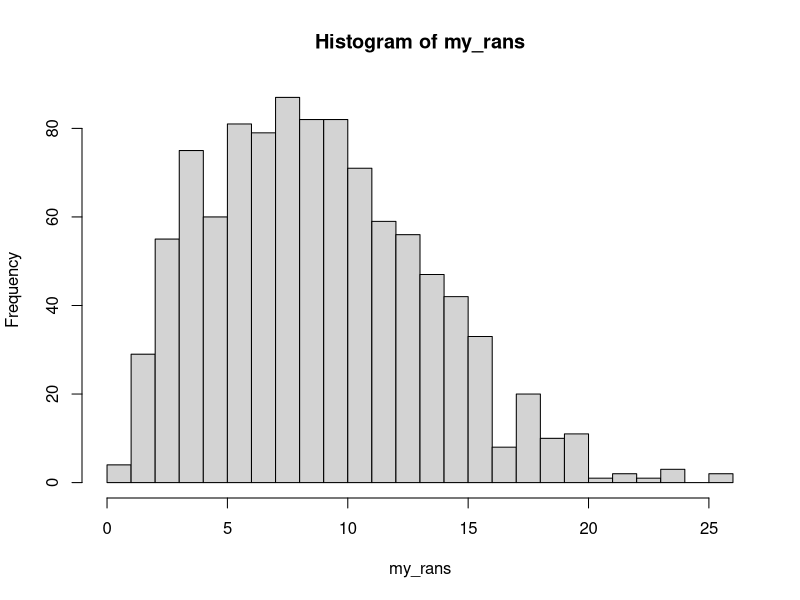

Write the R code that produced this figure.
## ---- chunk 1
knitr::opts_chunk$set(echo = TRUE)
## ---- chunk 2

f <- function(x, expo = 2){
  x[,2] <- x[,2]^expo
  x
}

f(matrix(1:9,nrow = 3 ))

f(matrix(1:9,nrow = 3 ), expo = 4.5125)

## ---- chunk 3

myDF <- data.frame(Var1 = 1:5, Var2 = letters[1:5])

myDF$Var2
myDF[["Var2"]]

## ---- chunk 4

my_rans <- rweibull(1000,2,10)
mean(my_rans)
var(my_rans)

hist(my_rans, breaks = 30)

## ---- chunk 5

x <- 1:5
x[[2]] <- NA
x <- c(x, 8)
x[[20]] <- 32
x

is.integer(x) #is.* function for testing
str(x)
typeof(x)

x <- as.integer(x) #coercion using as.*
is.integer(x)

as.integer(c(1.1, 2, 3.7))

## ---- chunk 6
attributes(x)

x <- c(a = 1, b = 2, c = 3)
attributes(x)
x[["b"]]

attr(x, "names") #get an individual attribute

attr(x, "names") <- c("bob","tom","betty")
x

x <- setNames(1:3, LETTERS[1:3])

x <- structure(1:3, names = c("v1","v2","v3"))

## ---- chunk 7

m1 <- matrix(1:6, nrow=3)

attributes(m1)

attr(m1, "dim") <- c(2,3)

dim(m1) <- c(3,2)

dim(m1) <- c(1,1,3,2)

## ---- chunk 8
 f1 <- factor(rep(c("bob","jill"), 4)) #levels are assigned alphabetically
 f1
 str(f1)
 typeof(f1)
## ---- chunk 9

f2 <- factor(c("bob","bob","tim"), levels = c("betty", "tim", "bob"))
f2
str(f2)
table(f2)
attributes(f2)
## ---- chunk 10
f3 <- factor(f2, levels = c("tim","bob","betty"))
f3
str(f3)

levels(f2) <- c("tim","bob","betty") #fails

## ---- chunk 11

lmod <- lm(breaks ~ wool + tension, data = warpbreaks)
summary(lmod)
model.matrix(lmod)
## ---- chunk 12
# f <- function(x, expo = 2){
#   x[,2] <- x[,2]^expo
#   x
# }
# matrix(1:9,nrow = 3 )
# f(matrix(1:9,nrow = 3 ))
# f(matrix(1:9,nrow = 3 ), expo = 4.5125)
# myDF <- data.frame(Var1 = 1:5, Var2 = letters[1:5])
# myDF
# myDF$Var2
# myDF[["Var2"]]
# myDF <- data.frame(Var1 = 1:5, Var2 = letters[1:5])
# myDF$Var2
# myDF[["Var2"]]
# lobstr::mem_used()
# ?? stats::variance
# my_rans <- rweibull(1000,2,10)
# my_rans <- rweibull(1000,2,10)
# mean(my_rans)
# var(my_rans)
# hist(my_rans, breaks = 30)
# x <- 1:5
# x[[2]] <- NA
# x
# x <- c(x, 8)
# x
# x[[20]] <- 32
# x
# is.integer(x)
# str(x)
# typeof(x)
# x <- as.integer(x)
# is.integer(x)
# as.integer(c(1.1, 2, 3.7))
# attributes(x)
# x <- c(a = 1, b = 2, c = 3)
# attributes(x)
# x[["b"]]
# attr(x, "names")
# attr(x, "names") <- c("bob","tom","betty")
# x
# x <- setNames(1:3, LETTER[1:3])
# x <- setNames(1:3, LETTERS[1:3])
# x
# x <- structure(1:3, names = c("v1","v2","v3"))
# x
# attributes(x)
# m1 <- matrix(1:6, nrow=3)
# m1
# attributes(m1)
# attr(m1, "dim") <- c(2,3)
# m1
# dim(m1) <- c(3,2)
# m1
# dim(m1) <- c(1,1,3,2)
# m1
# str(m1)
# dim(m1) <- c(3,2)
# str(m1)
# length(m1)
# x
# rep(c("bob","jill"), 4)
# typeof(rep(c("bob","jill"), 4))
# f1 <- factor(rep(c("bob","jill"), 4))
# f1
# str(f1)
# typeof(f1)
# f2 <- factor(c("bob","bob","tim"), levels = c("betty", "tim", "bob"))
# f2
# str(f2)
# table(f2)
# table(c("bob","bob","tim"))
# attributes(f2)
# f3 <- factor(f2, levels = c("tim","bob","betty"))
# f3
# str(f3)
# levels(f2)
# levels(f2) <- c("tim","bob","betty")
# table(f2)
# table(f3)
# ?? datasets::.
# ? warpbreaks
# lmod <- lm(breaks ~ wool + tension, data = warpbreaks)
# summary(lmod)
# model.matrix(lmod)

